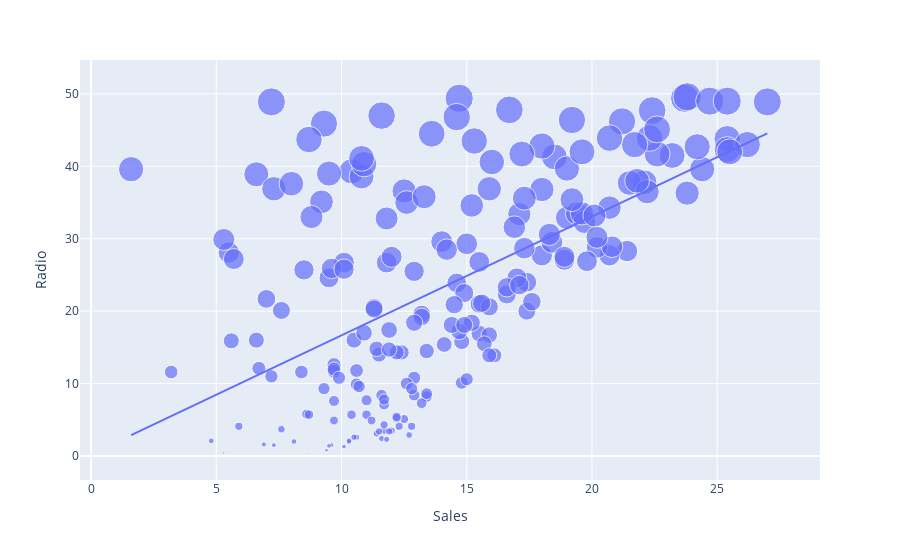

Source (notebook cell):
### Code cell
figure = px.scatter(data_frame = data, x="Sales",
                    y="Radio", size="Radio", trendline="ols")
figure.show()

### Figure 1 — Plotly figure (JSON) as saved in the notebook; plotly's stock layout.template omitted (floating-point values rounded to 4 significant figures; data arrays with more than 128 entries replaced by an {"elided": "..."} marker saying what was removed)
{"data": [{"hovertemplate": "Sales=%{x}<br>Radio=%{marker.size}<extra></extra>", "legendgroup": "", "marker": {"color": "#636efa", "size": {"elided": "200 float values"}, "sizemode": "area", "sizeref": 0.124, "symbol": "circle"}, "mode": "markers", "name": "", "orientation": "v", "showlegend": false, "type": "scatter", "x": {"elided": "200 float values"}, "xaxis": "x", "y": {"elided": "200 float values"}, "yaxis": "y"}, {"hovertemplate": "<b>OLS trendline</b><br>Radio = 1.6397 * Sales + 0.271298<br>R<sup>2</sup>=0.332032<br><br>Sales=%{x}<br>Radio=%{y} <b>(trend)</b><extra></extra>", "legendgroup": "", "marker": {"color": "#636efa", "symbol": "circle"}, "mode": "lines", "name": "", "showlegend": false, "type": "scatter", "x": {"elided": "200 float values"}, "xaxis": "x", "y": {"elided": "200 float values"}, "yaxis": "y"}], "layout": {"legend": {"itemsizing": "constant", "tracegroupgap": 0}, "margin": {"t": 60}, "xaxis": {"anchor": "y", "domain": [0, 1], "title": {"text": "Sales"}}, "yaxis": {"anchor": "x", "domain": [0, 1], "title": {"text": "Radio"}}}}
